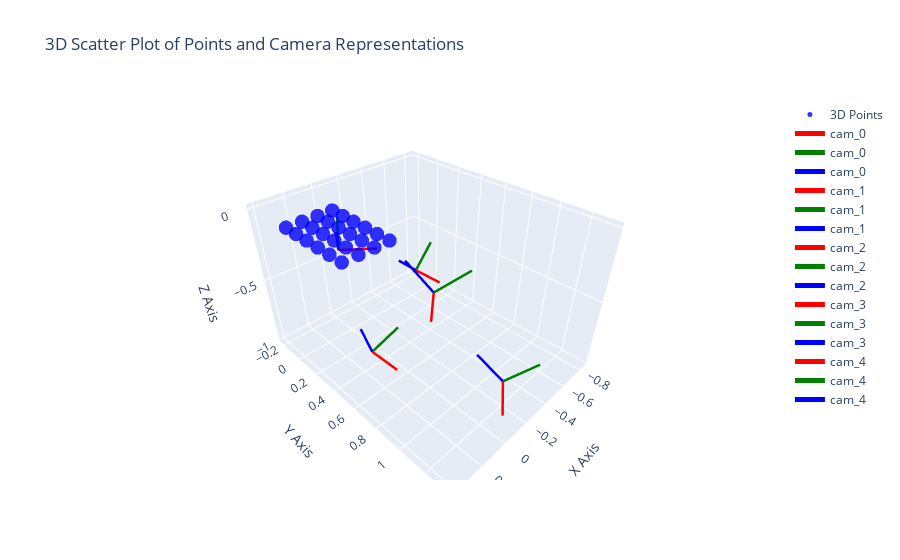

The notebook cell this image was saved under:
### Code cell
REPROJECTION_ERROR_THRESH = 10000.0
dictionary = cv2.aruco.getPredefinedDictionary(ARUCO_DICT)
board = cv2.aruco.CharucoBoard((SQUARES_VERTICALLY, SQUARES_HORIZONTALLY), SQUARE_LENGTH, MARKER_LENGTH, dictionary)
params = cv2.aruco.DetectorParameters()
detector = cv2.aruco.ArucoDetector(dictionary, params)
world_corners = board.getChessboardCorners()

camera_poses = []
figures = []
for i, image_path in enumerate(image_paths):
    #img_path = image_paths[12] # select image
    #print(image_path)
    image_color = cv2.imread(image_path)
    res = estimate_pose(image_color, mtx, dst, detector)
    if res is None:
        print("pose could not be estimated")
        continue
    rvec, tvec, charuco_corners = res
    #rvec, tvec = convert_left_to_right(rvec, tvec)
    #rvec, tvec = invert_transform(rvec, tvec)
    E, P, img_pts = reproject_world_points(rvec, tvec, mtx, world_corners)
    #print(charuco_corners[:2,0,:])
    repr_err = compute_reprojection_error(charuco_corners, img_pts.T)
    if repr_err < REPROJECTION_ERROR_THRESH:
        camera_poses.append(E)
        figures.append(draw_reproj(image_color, charuco_corners, img_pts))
    print(i, image_path,repr_err)


plot_3d_points_and_camera_centers(world_corners.T, camera_poses)

### Figure 1 — Plotly figure (JSON) as saved in the notebook; plotly's stock layout.template omitted (floating-point values rounded to 4 significant figures)
{"data": [{"marker": {"color": "blue", "opacity": 0.8, "size": 5}, "mode": "markers", "name": "3D Points", "type": "scatter3d", "x": [0.1, 0.2, 0.3, 0.4, 0.1, 0.2, 0.3, 0.4, 0.1, 0.2, 0.3, 0.4, 0.1, 0.2, 0.3, 0.4, 0.1, 0.2, 0.3, 0.4, 0.1, 0.2, 0.3, 0.4], "y": [0.1, 0.1, 0.1, 0.1, 0.2, 0.2, 0.2, 0.2, 0.3, 0.3, 0.3, 0.3, 0.4, 0.4, 0.4, 0.4, 0.5, 0.5, 0.5, 0.5, 0.6, 0.6, 0.6, 0.6], "z": [0, 0, 0, 0, 0, 0, 0, 0, 0, 0, 0, 0, 0, 0, 0, 0, 0, 0, 0, 0, 0, 0, 0, 0]}, {"line": {"color": "red", "width": 5}, "mode": "lines", "name": "cam_0", "type": "scatter3d", "x": [-0.6677, -0.6782], "y": [-0.02241, 0.2274], "z": [-0.8144, -0.8173]}, {"line": {"color": "green", "width": 5}, "mode": "lines", "name": "cam_0", "type": "scatter3d", "x": [-0.6677, -0.8395], "y": [-0.02241, -0.02757], "z": [-0.8144, -0.633]}, {"line": {"color": "blue", "width": 5}, "mode": "lines", "name": "cam_0", "type": "scatter3d", "x": [-0.6677, -0.4864], "y": [-0.02241, -0.01283], "z": [-0.8144, -0.6425]}, {"line": {"color": "red", "width": 5}, "mode": "lines", "name": "cam_1", "type": "scatter3d", "x": [-0.2175, -0.01791], "y": [1.182, 1.332], "z": [-0.8315, -0.8338]}, {"line": {"color": "green", "width": 5}, "mode": "lines", "name": "cam_1", "type": "scatter3d", "x": [-0.2175, -0.3311], "y": [1.182, 1.335], "z": [-0.8315, -0.6698]}, {"line": {"color": "blue", "width": 5}, "mode": "lines", "name": "cam_1", "type": "scatter3d", "x": [-0.2175, -0.1187], "y": [1.182, 1.054], "z": [-0.8315, -0.6408]}, {"line": {"color": "red", "width": 5}, "mode": "lines", "name": "cam_2", "type": "scatter3d", "x": [0.06688, 0.06527], "y": [0.3157, 0.5657], "z": [-0.9804, -0.9753]}, {"line": {"color": "green", "width": 5}, "mode": "lines", "name": "cam_2", "type": "scatter3d", "x": [0.06688, -0.1729], "y": [0.3157, 0.3128], "z": [-0.9804, -0.9098]}, {"line": {"color": "blue", "width": 5}, "mode": "lines", "name": "cam_2", "type": "scatter3d", "x": [0.06688, 0.1375], "y": [0.3157, 0.3114], "z": [-0.9804, -0.7406]}, {"line": {"color": "red", "width": 5}, "mode": "lines", "name": "cam_3", "type": "scatter3d", "x": [-0.04172, 0.146], "y": [0.7834, 0.9485], "z": [-0.307, -0.3096]}, {"line": {"color": "green", "width": 5}, "mode": "lines", "name": "cam_3", "type": "scatter3d", "x": [-0.04172, -0.1721], "y": [0.7834, 0.9341], "z": [-0.307, -0.156]}, {"line": {"color": "blue", "width": 5}, "mode": "lines", "name": "cam_3", "type": "scatter3d", "x": [-0.04172, 0.05952], "y": [0.7834, 0.6714], "z": [-0.307, -0.1078]}, {"line": {"color": "red", "width": 5}, "mode": "lines", "name": "cam_4", "type": "scatter3d", "x": [-0.003389, -0.2048], "y": [-0.04922, 0.09853], "z": [-0.368, -0.3776]}, {"line": {"color": "green", "width": 5}, "mode": "lines", "name": "cam_4", "type": "scatter3d", "x": [-0.003389, -0.1298], "y": [-0.04922, -0.2125], "z": [-0.368, -0.2271]}, {"line": {"color": "blue", "width": 5}, "mode": "lines", "name": "cam_4", "type": "scatter3d", "x": [-0.003389, 0.07363], "y": [-0.04922, 0.06917], "z": [-0.368, -0.1617]}], "layout": {"scene": {"xaxis": {"title": {"text": "X Axis"}}, "yaxis": {"title": {"text": "Y Axis"}}, "zaxis": {"title": {"text": "Z Axis"}}}, "title": {"text": "3D Scatter Plot of Points and Camera Representations"}}}
